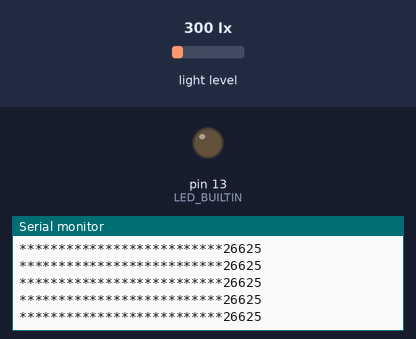
Bench run of a sketch on a simulated Arduino Uno, built with avr-gcc and run on an emulated ATmega328P. Parts: output pins drawn as LEDs (lit = HIGH), the last lines printed to the serial monitor. Wiring (inferred from the names in the program): BH1750 light sensor at I2C address 0x23. The inputs (shaded band) are chosen by the test bench; at power-on: light level 300 lx.

Above: at 1.2 s.
1.3 s: light level set to 40 lx
At 1.45 s:
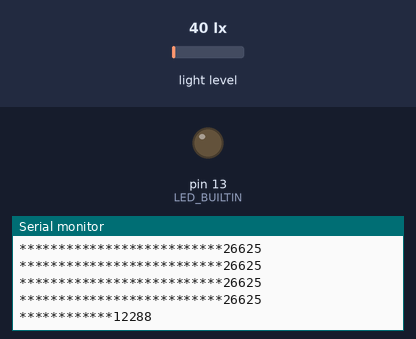
3.3 s: light level set to 500 lx
At 3.51 s:
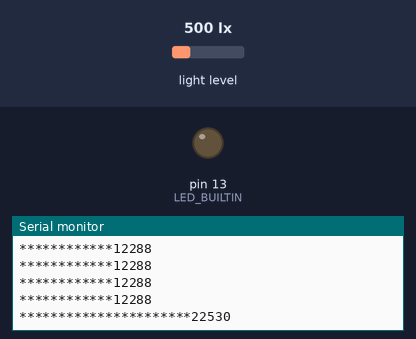

Measured:
- after the input at 1.3 s, the serial monitor: prints a new line at once (image 1)
- after the input at 3.3 s, the serial monitor: prints a new line after 0.10 s (image 2)

The sketch:

GY302.ino
```cpp
/*
 GY302 BH1750 light meas sensor - simple sketch
*/
#include <Wire.h>

const char ADDR_L = 0x23;//addr pin L or disconnected
const char ADDR_H = 0x5A;//addr pin H
const char POWOFF = 0x00; // Power off command
const char POWON  = 0x01; // Power on command
const char RESET  = 0x07; // Reset Data Register
const char MEASCONTH  = 0x10; // Request continous measurement of High res, 120ms, 1lx res
const char MEASCONTH2 = 0x11; // Request continous measurement of High res, Mode2, 120ms, 0.5lx res
const char MEASCONTL  = 0x13; // Request continous measurement of Low res, 16ms, 4lx res
const char MEASONCEH  = 0x20; // Request continous measurement of High 1lx  res, auto power down
const char MEASONCEH2 = 0x21; // Request continous measurement of High 0.5lx res, auto power down
const char MEASONCEL  = 0x23; // Request continous measurement of Low 4lx res, auto power down
const char CHANGETIMEHB = 0x40; // change meas time high bits 765 in 210 of command
const char CHANGETIMELB = 0x50; // change meas time high bits 43210 in 43210 of command


const int ADDR = ADDR_L; // default

// the setup function runs once when you press reset or power the board
void setup() {
  // initialize digital pin LED_BUILTIN as an output.
  pinMode(LED_BUILTIN, OUTPUT);
  Wire.begin();
  Serial.begin(9600);
}


//H-reslution mode : Illuminance per 1 count ( lx / count ) = 1 / 1.2 *( 69 / X )
//H-reslution mode2 : Illuminance per 1 count ( lx / count ) = 1 / 1.2 *( 69 / X ) / 2
// where 69 is the default measurement time

uint16_t gyRead()
{
  Wire.requestFrom(ADDR, 2);    // request 6 bytes from slave device #8
  uint16_t d;
  while (Wire.available()) { // slave may send less than requested
    uint16_t b = Wire.read(); // receive a byte
    d >>= 8; // it's LSB first
    d |= b << 8;
  }
  return d;
}

void gyCmd(char cmd)
{
  Wire.beginTransmission(ADDR);
  Wire.write(cmd);
  Wire.endTransmission();
}

void gyMeasTime(char time)
{
  gyCmd(CHANGETIMEHB | (0x07 && (time >> 5)));
  gyCmd(CHANGETIMELB | (0x1F && time ));
}


// the loop function runs over and over again forever
void loop() {
  gyCmd(POWON); // power on
  gyCmd(MEASONCEH); // single HiRes Meas
  delay(120); // wait 120 ms

  digitalWrite(LED_BUILTIN, HIGH);
  auto d = gyRead();
  for(int i = 0; i < d / 1024; i++) { Serial.print("*"); }
  Serial.print(d);
  Serial.print("\r\n");
  digitalWrite(LED_BUILTIN, LOW);
}
```
